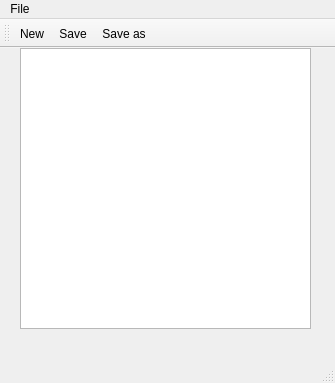
<?xml version="1.0" encoding="UTF-8"?>
<ui version="4.0">
 <class>MainWindow</class>
 <widget class="QMainWindow" name="MainWindow">
  <property name="geometry">
   <rect>
    <x>0</x>
    <y>0</y>
    <width>335</width>
    <height>383</height>
   </rect>
  </property>
  <property name="windowTitle">
   <string>MainWindow</string>
  </property>
  <widget class="QWidget" name="centralwidget">
   <widget class="QPlainTextEdit" name="plainTextEdit">
    <property name="geometry">
     <rect>
      <x>20</x>
      <y>0</y>
      <width>291</width>
      <height>281</height>
     </rect>
    </property>
   </widget>
  </widget>
  <widget class="QStatusBar" name="statusbar"/>
  <widget class="QToolBar" name="toolBar">
   <property name="windowTitle">
    <string>toolBar</string>
   </property>
   <attribute name="toolBarArea">
    <enum>TopToolBarArea</enum>
   </attribute>
   <attribute name="toolBarBreak">
    <bool>false</bool>
   </attribute>
   <addaction name="actionNew"/>
   <addaction name="actionSave"/>
   <addaction name="actionSave_as"/>
  </widget>
  <widget class="QMenuBar" name="menuBar">
   <property name="geometry">
    <rect>
     <x>0</x>
     <y>0</y>
     <width>335</width>
     <height>30</height>
    </rect>
   </property>
   <widget class="QMenu" name="menuFile">
    <property name="title">
     <string>File</string>
    </property>
    <addaction name="actionSave"/>
    <addaction name="actionSave_as"/>
    <addaction name="actionOpen"/>
   </widget>
   <addaction name="menuFile"/>
  </widget>
  <action name="actionSave">
   <property name="icon">
    <iconset resource="resources.qrc">
     <normaloff>:/icons/save.png</normaloff>:/icons/save.png</iconset>
   </property>
   <property name="text">
    <string>Save</string>
   </property>
  </action>
  <action name="actionSave_as">
   <property name="icon">
    <iconset resource="resources.qrc">
     <normaloff>:/icons/saveas.png</normaloff>:/icons/saveas.png</iconset>
   </property>
   <property name="text">
    <string>Save as</string>
   </property>
  </action>
  <action name="actionOpen">
   <property name="text">
    <string>Open</string>
   </property>
  </action>
  <action name="actionNew">
   <property name="icon">
    <iconset resource="resources.qrc">
     <normaloff>:/icons/new.png</normaloff>:/icons/new.png</iconset>
   </property>
   <property name="text">
    <string>New</string>
   </property>
  </action>
 </widget>
 <resources>
  <include location="resources.qrc"/>
 </resources>
 <connections/>
</ui>
